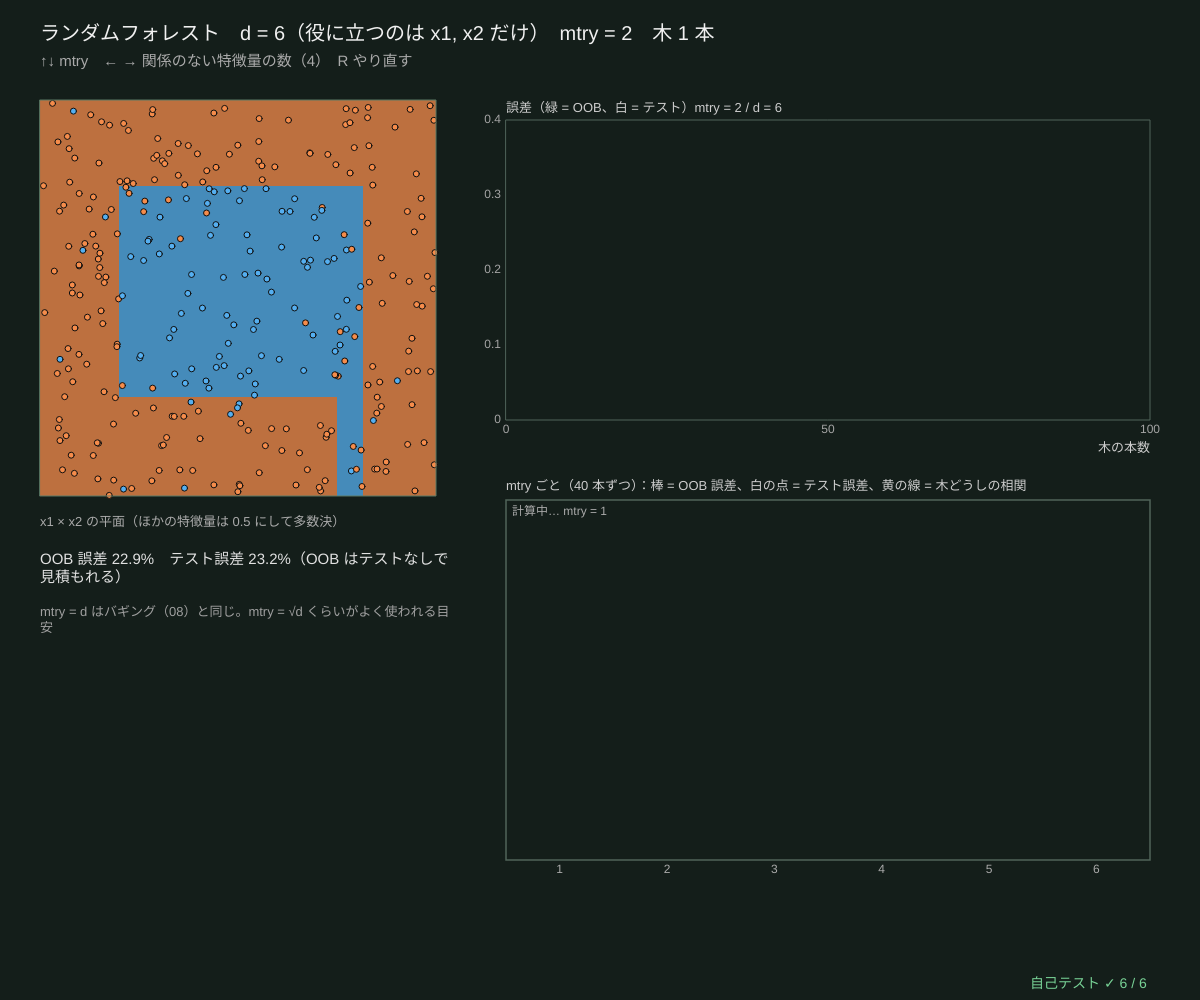
Frame 1 (no input)
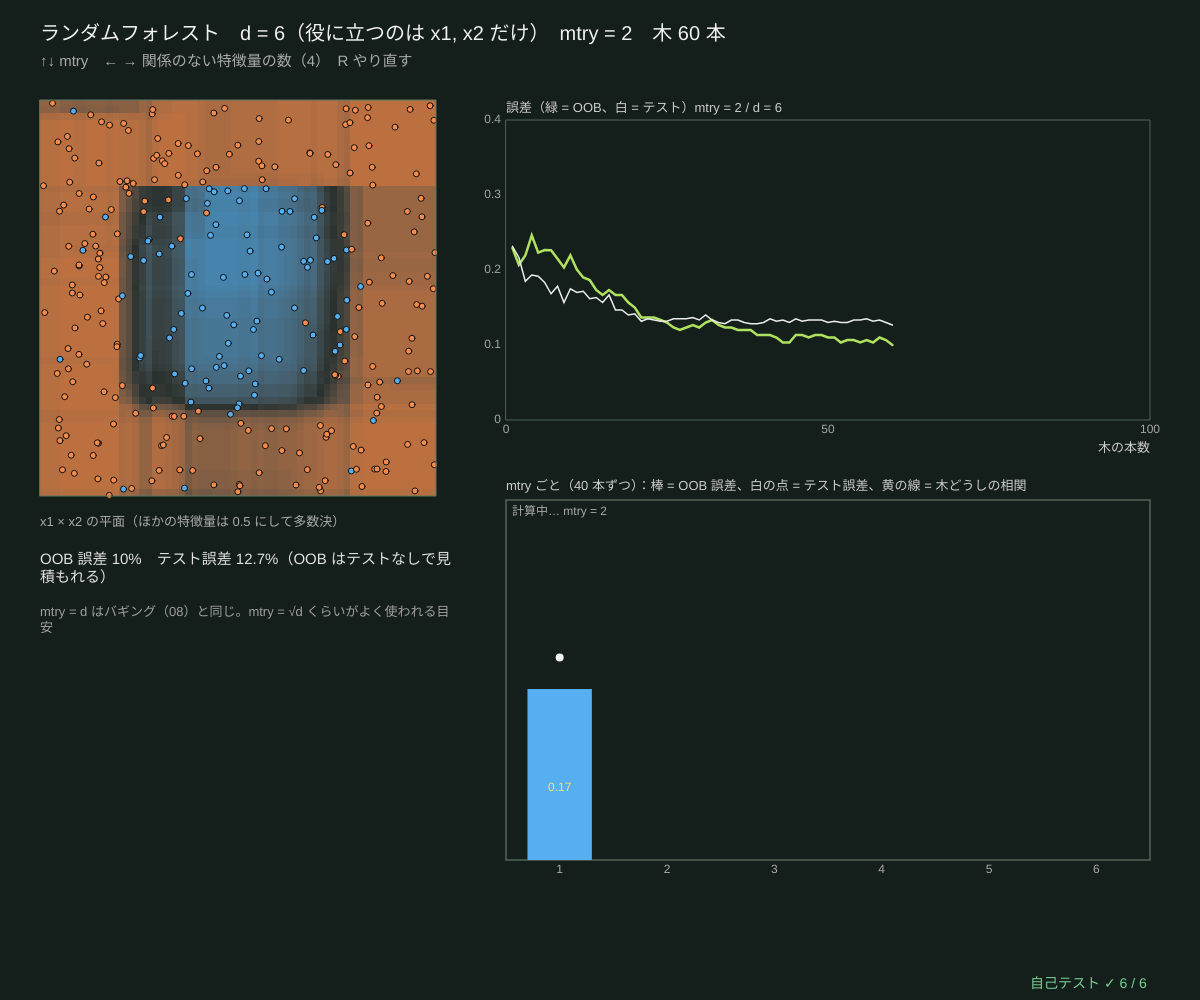
Frame 60 (no input)
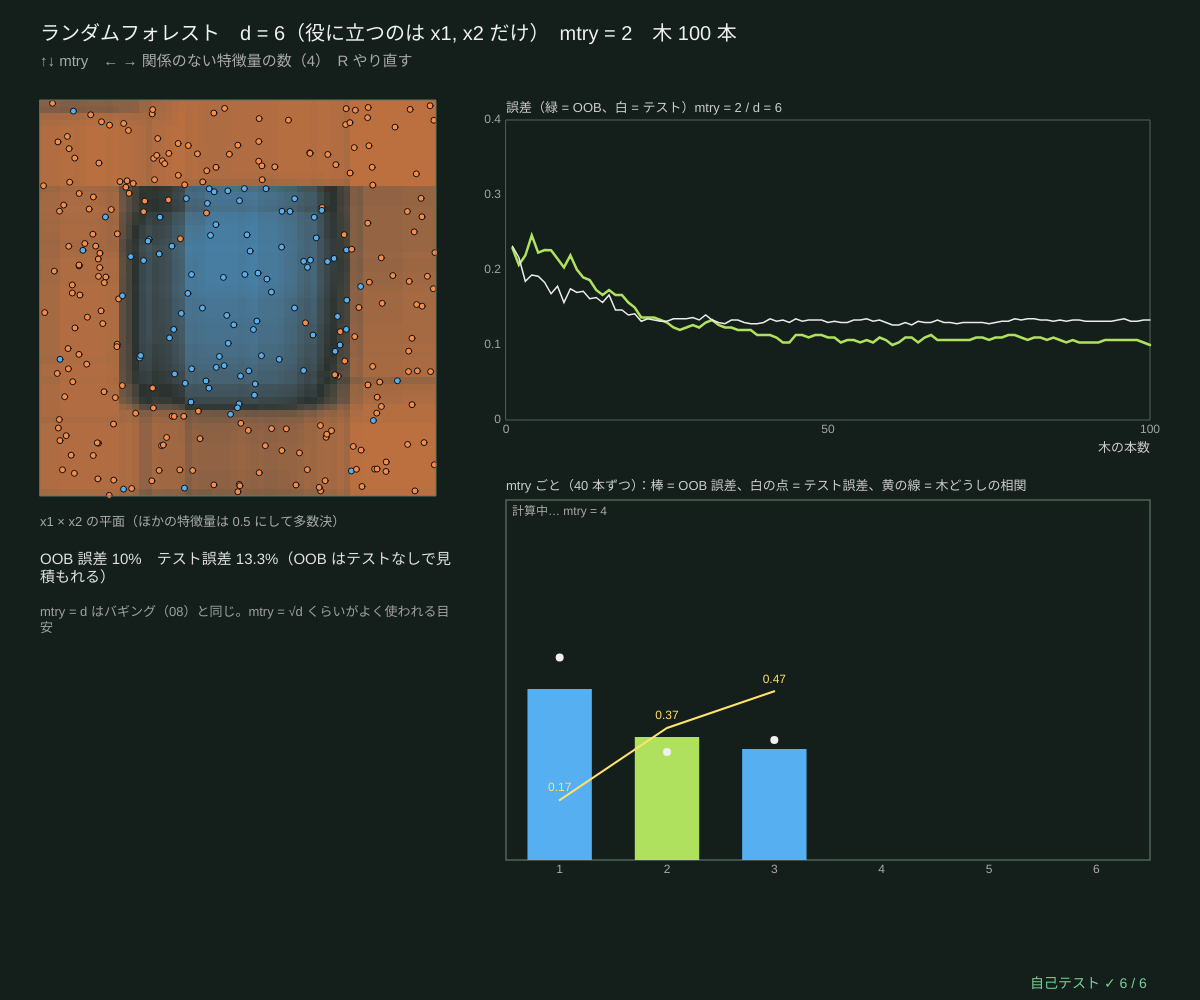
Frame 120 (the mouse pressed at the canvas centre since frame 60)

The p5.js sketch that drew these frames (run headless with seeded random() and noise() and a simulated clock; from frame 60 on, the mouse is pressed at the canvas centre):

// p5.js sketch
// ── sketch.js
// ============================================
// 09 ランダムフォレスト ─ バギング（08）＋「分割ごとに、ランダムに選んだ mtry 個の特徴量だけを見る」
// データは d 次元：x1, x2 だけが役に立つ（円の内側かどうか）、残りは関係のない「ただの乱数」の特徴量
//   mtry を小さくすると木どうしが似なくなる（相関が下がる）→ 多数決がよく効く。でも小さすぎると役に立たない特徴量ばかりで切る
//   OOB（袋の外）誤差：その点を学習に使わなかった木だけの多数決で当てる → テストデータなしで誤差がわかる
//   右下の棒は mtry = 1〜d のフォレスト（40 本ずつ）を、裏で少しずつ育てて比べたもの
// ↑↓ mtry / ← → 関係のない特徴量の数 / R やり直す
// ============================================

let nNoise = 4, mtry = 2, nTrain = 300, nTest = 600, flipP = 0.08, seedD = 3;   // ★ nNoise = 関係のない特徴量の数
const N_TREES = 100, N_SWEEP = 40;    // ★ メインの木の本数、比べる用の木の本数
let dim, trainD, testD, forest, oobHist = [], testHist = [], testVotes, sweep, regionImg, cellVotes, plotBox;
const CELLS = 60;

function setup() { createCanvas(windowWidth, windowHeight); textWrap(CHAR); pixelDensity(1); regionImg = createImage(CELLS, CELLS); selfTest(); restart(); }
function makeHD(n, d, seed) {          // x1, x2 で円、残りは関係ない乱数
  seedRng(seed); let X = [], y = [];
  for (let i = 0; i < n; i++) { let x = []; for (let f = 0; f < d; f++) x.push(rnd()); let c = trueLabel(2, x[0], x[1]); if (rnd() < flipP) c = 1 - c; X.push(x); y.push(c); }
  return { X, y };
}
function restart() {
  dim = 2 + nNoise; mtry = Math.min(mtry, dim);
  trainD = makeHD(nTrain, dim, seedD); testD = makeHD(nTest, dim, seedD + 50);
  seedRng(seedD * 13); forest = makeForest(trainD.X, trainD.y, { mtry, nClass: 2 });
  oobHist = []; testHist = []; testVotes = testD.X.map(() => [0, 0]); cellVotes = new Uint16Array(CELLS * CELLS);
  sweep = { m: 1, F: null, res: [] };
  paintImage(regionImg, () => BG_COL);
}
// ★ 1 フレームに少しずつ：メインの木を 1 本、比べる用の木を 1 本
function work() {
  if (forest.trees.length < N_TREES) {
    let t = forestAdd(forest);
    testD.X.forEach((x, i) => testVotes[i][treePredict(t, x)]++);
    oobHist.push(oobError(forest)); testHist.push(testVotes.filter((v, i) => argMaxArr(v) !== testD.y[i]).length / nTest);
    for (let j = 0; j < CELLS; j++) for (let i = 0; i < CELLS; i++) { let x = new Array(dim).fill(0.5); x[0] = (i + 0.5) / CELLS; x[1] = 1 - (j + 0.5) / CELLS; cellVotes[i + CELLS * j] += treePredict(t, x); }
    let m = forest.trees.length;
    paintImage(regionImg, (u, v) => { let b = cellVotes[Math.min(CELLS - 1, Math.floor(u * CELLS)) + CELLS * Math.min(CELLS - 1, Math.floor((1 - v) * CELLS))] / m; return mixCol([1 - b, b], 0.15 + 0.6 * Math.abs(2 * b - 1)); });
  }
  if (sweep.m <= dim) {
    if (!sweep.F) { seedRng(seedD * 31 + sweep.m); sweep.F = makeForest(trainD.X, trainD.y, { mtry: sweep.m, nClass: 2 }); }
    forestAdd(sweep.F);
    if (sweep.F.trees.length >= N_SWEEP) {
      let F = sweep.F;
      sweep.res.push({ m: sweep.m, oob: oobError(F), test: 1 - accuracyOf((x) => forestPredict(F, x), testD.X, testD.y), corr: treeCorr(F.trees, testD.X.slice(0, 150)) });
      sweep.m++; sweep.F = null;
    }
  }
}
// 木どうしの相関：テストの点での 0/1 の答えの相関係数を、全部の組で平均
function treeCorr(trees, Xs) {
  let P = trees.map((t) => Xs.map((x) => treePredict(t, x))), s = 0, c = 0;
  for (let a = 0; a < P.length; a++) for (let b = a + 1; b < P.length; b++) {
    let pa = P[a], pb = P[b], n = pa.length, ma = sumArr(pa) / n, mb = sumArr(pb) / n, sab = 0, saa = 0, sbb = 0;
    for (let i = 0; i < n; i++) { sab += (pa[i] - ma) * (pb[i] - mb); saa += (pa[i] - ma) ** 2; sbb += (pb[i] - mb) ** 2; }
    s += saa > 0 && sbb > 0 ? sab / Math.sqrt(saa * sbb) : 1; c++;
  }
  return c ? s / c : 1;
}

function draw() {
  background(...BG_COL);
  work();
  let side = Math.min(height - 300, width * 0.33);
  plotBox = { x: 40, y: 100, w: side, h: side };
  noSmooth(); image(regionImg, plotBox.x, plotBox.y, side, side); smooth();
  stroke(15); strokeWeight(1);
  trainD.X.forEach((x, i) => { let p = toPx(plotBox, x[0], x[1]); fill(...CLS_COL[trainD.y[i]]); circle(p[0], p[1], 6); });
  noFill(); stroke(90, 120, 100); rect(plotBox.x, plotBox.y, side, side);
  noStroke(); fill(170); textSize(13); textAlign(LEFT, BASELINE);
  text('x1 × x2 の平面（ほかの特徴量は 0.5 にして多数決）', plotBox.x, plotBox.y + side + 20, side);
  // ---- OOB とテストの誤差（木の本数）
  let gx = plotBox.x + side + 70, g = { x: gx, y: 120, w: width - gx - 50, h: height * 0.3, x0: 0, x1: N_TREES, y0: 0, y1: 0.4 };
  plotAxes(g, '木の本数', '誤差（緑 = OOB、白 = テスト）mtry = ' + mtry + ' / d = ' + dim, [0, 50, 100], [0, 0.1, 0.2, 0.3, 0.4]);
  stroke(175, 225, 95); strokeWeight(2.5); polyline(oobHist.map((e, k) => [gX(g, k + 1), gY(g, e)]));
  stroke(235); strokeWeight(1.5); polyline(testHist.map((e, k) => [gX(g, k + 1), gY(g, e)]));
  // ---- mtry ごとの比較（棒）
  let g2 = { x: gx, y: g.y + g.h + 80, w: g.w, h: height - g.y - g.h - 220 }, bw = g2.w / dim;
  noStroke(); fill(205); textSize(13); text('mtry ごと（' + N_SWEEP + ' 本ずつ）：棒 = OOB 誤差、白の点 = テスト誤差、黄の線 = 木どうしの相関', g2.x, g2.y - 10);
  stroke(80, 100, 90); noFill(); rect(g2.x, g2.y, g2.w, g2.h);
  for (let r of sweep.res) {
    let x = g2.x + (r.m - 1) * bw, hh = (r.oob / 0.4) * g2.h;
    noStroke(); fill(r.m === mtry ? color(175, 225, 95) : color(85, 175, 240)); rect(x + bw * 0.2, g2.y + g2.h - Math.min(g2.h, hh), bw * 0.6, Math.min(g2.h, hh));
    fill(240); circle(x + bw / 2, g2.y + g2.h - Math.min(g2.h, (r.test / 0.4) * g2.h), 8);
  }
  stroke(255, 225, 110); strokeWeight(2); polyline(sweep.res.map((r) => [g2.x + (r.m - 0.5) * bw, g2.y + g2.h - clampv(r.corr, 0, 1) * g2.h]));
  noStroke(); fill(255, 225, 110); textSize(12); textAlign(CENTER, TOP);
  for (let r of sweep.res) text(fmtNum(r.corr, 2), g2.x + (r.m - 0.5) * bw, g2.y + g2.h - clampv(r.corr, 0, 1) * g2.h - 18);
  fill(170); for (let m = 1; m <= dim; m++) text(m, g2.x + (m - 0.5) * bw, g2.y + g2.h + 4);
  if (sweep.m <= dim) { textAlign(LEFT, TOP); text('計算中… mtry = ' + sweep.m, g2.x + 6, g2.y + 6); }
  // ---- 文字
  textAlign(LEFT, BASELINE); noStroke(); fill(240); textSize(20);
  let n = forest.trees.length;
  text('ランダムフォレスト　d = ' + dim + '（役に立つのは x1, x2 だけ）　mtry = ' + mtry + '　木 ' + n + ' 本', 40, 40);
  fill(170); textSize(15); text('↑↓ mtry　← → 関係のない特徴量の数（' + nNoise + '）　R やり直す', 40, 66);
  if (n > 0) { fill(225); textSize(15); text('OOB 誤差 ' + fmtNum(oobHist[n - 1] * 100, 1) + '%　テスト誤差 ' + fmtNum(testHist[n - 1] * 100, 1) + '%（OOB はテストなしで見積もれる）', 40, plotBox.y + side + 56, side + 20); }
  fill(160); textSize(13);
  text('mtry = d はバギング（08）と同じ。mtry = √d くらいがよく使われる目安', 40, plotBox.y + side + 110, side + 20);
  drawSelfTest(width - 170, height - 12);
}
function keyPressed() {
  if (key === UP_ARROW) { mtry = Math.min(dim, mtry + 1); restart(); }
  if (key === DOWN_ARROW) { mtry = Math.max(1, mtry - 1); restart(); }
  if (key === RIGHT_ARROW) { nNoise = Math.min(10, nNoise + 1); restart(); }
  if (key === LEFT_ARROW) { nNoise = Math.max(0, nNoise - 1); restart(); }
  if (key === 'r' || key === 'R') { seedD++; restart(); }
  return false;
}

// ---- 自己テスト
function selfTest() {
  selfTestResults = [];
  let tr = makeHD(300, 6, 3), te = makeHD(600, 6, 53);
  seedRng(9); let F = makeForest(tr.X, tr.y, { mtry: 2, nClass: 2 });
  for (let k = 0; k < 60; k++) forestAdd(F);
  let oob = oobError(F), tst = 1 - accuracyOf((x) => forestPredict(F, x), te.X, te.y);
  check('OOB 誤差 ' + fmtNum(oob, 3) + ' ≈ テスト誤差 ' + fmtNum(tst, 3) + '（±0.05、60 本、mtry = 2）', Math.abs(oob - tst) <= 0.05);
  let votes = sumArr(F.oob.map(sumArr)), outs = sumArr(F.trees.map((t) => tr.X.length - t.inb.reduce((a, b) => a + b, 0)));
  check('OOB の票の合計 = 各木の「袋の外」の点の数の合計', votes === outs);
  let small = makeHD(150, 6, 7);
  seedRng(4); let A = makeForest(small.X, small.y, { mtry: 6, nClass: 2 }); for (let k = 0; k < 5; k++) forestAdd(A);
  seedRng(4); let B = makeForest(small.X, small.y, { nClass: 2 }); for (let k = 0; k < 5; k++) forestAdd(B);
  check('mtry = d のフォレスト = バギング（同じ乱数なら同じ木、予測が全部一致）', te.X.slice(0, 200).every((x) => forestPredict(A, x) === forestPredict(B, x)));
  seedRng(5); let C1 = makeForest(small.X, small.y, { mtry: 1, nClass: 2 }); for (let k = 0; k < 15; k++) forestAdd(C1);
  seedRng(5); let C6 = makeForest(small.X, small.y, { mtry: 6, nClass: 2 }); for (let k = 0; k < 15; k++) forestAdd(C6);
  let r1 = treeCorr(C1.trees, te.X.slice(0, 120)), r6 = treeCorr(C6.trees, te.X.slice(0, 120));
  check('木どうしの相関：mtry = 1 の ' + fmtNum(r1, 2) + ' < mtry = d の ' + fmtNum(r6, 2), r1 < r6);
  check('mtry = 1 では根で使う特徴量がばらける（3 種類以上）、mtry = d では x1 か x2 だけ', new Set(C1.trees.map((t) => t.feat)).size >= 3 && C6.trees.every((t) => t.feat <= 1));
  check('OOB 誤差は 0〜1 で NaN なし', oob >= 0 && oob <= 1 && noNaN(F.oob.flat()));
  reportSelfTest();
}

// ---------- やってみよう ----------
// 1. 緑（OOB）と白（テスト）の線は近い？ 木が増えるとどうなる？
// 2. ↑↓ で mtry を 1 から d まで変える。右下の棒で、いちばん誤差が小さい mtry は？
// 3. 黄の線（木どうしの相関）は mtry とどんな関係？ 相関が低いと多数決が効くのはなぜ？
// 4. → で関係のない特徴量を 10 個に。mtry = 1 はどうなる？（役に立たない特徴量ばかり引く）
// 5. 12 では、フォレストから「どの特徴量が大事だったか」を読み取る

// ==================================================
// ここから下は「決定木の道具」（中身は読まなくても OK。消さないでね）
// ==================================================
// ---- 小さな道具：はさむ・合計・いちばん大きい番号
function clampv(v, a, b) { return v < a ? a : v > b ? b : v; }
function sumArr(a) { let s = 0; for (let v of a) s += v; return s; }
function argMaxArr(a) { let b = 0; for (let i = 1; i < a.length; i++) if (a[i] > a[b]) b = i; return b; }   // 同点なら小さい番号
// ---- 種つきの乱数（同じ種なら毎回同じ列）
let rngState = 1;
function seedRng(s) { rngState = (s >>> 0) || 1; }
function rnd() {                       // 0〜1 の一様乱数（mulberry32）
  rngState = (rngState + 0x6d2b79f5) >>> 0;
  let t = rngState;
  t = Math.imul(t ^ (t >>> 15), t | 1);
  t ^= t + Math.imul(t ^ (t >>> 7), t | 61);
  return ((t ^ (t >>> 14)) >>> 0) / 4294967296;
}
function rndInt(a, b) { return a + Math.floor(rnd() * (b - a + 1)); }
function rndGauss() { let u = Math.max(1e-12, rnd()), v = rnd(); return Math.sqrt(-2 * Math.log(u)) * Math.cos(2 * Math.PI * v); }
function shuffleArr(a) { for (let i = a.length - 1; i > 0; i--) { let j = Math.floor(rnd() * (i + 1)); [a[i], a[j]] = [a[j], a[i]]; } return a; }
// ---- 不純度：counts = 各クラスの個数（重みつきでもよい）
function entropyP(p) { return p <= 0 || p >= 1 ? 0 : -p * Math.log2(p) - (1 - p) * Math.log2(1 - p); }   // 2 クラスのエントロピー（ビット）
function entropyOf(counts) {
  let n = sumArr(counts), h = 0; if (n <= 0) return 0;
  for (let c of counts) if (c > 0) { let q = c / n; h -= q * Math.log2(q); }
  return Math.max(0, h);
}
function giniOf(counts) { let n = sumArr(counts), s = 1; if (n <= 0) return 0; for (let c of counts) s -= (c / n) * (c / n); return Math.max(0, s); }
function errOf(counts) { let n = sumArr(counts); return n <= 0 ? 0 : Math.max(0, 1 - Math.max(...counts) / n); }   // 誤分類率
function impurityOf(counts, crit) { return crit === 'entropy' ? entropyOf(counts) : crit === 'error' ? errOf(counts) : giniOf(counts); }
// 分けたときの「不純度の減り」= 親 − (左の割合·左 + 右の割合·右)。crit = 'entropy' なら情報利得
function gainOf(parent, left, right, crit) {
  let n = sumArr(parent), nl = sumArr(left), nr = sumArr(right); if (n <= 0) return 0;
  return impurityOf(parent, crit) - (nl / n) * impurityOf(left, crit) - (nr / n) * impurityOf(right, crit);
}
// ---- CART（分類）：全部の特徴量 × 全部のしきい値（並べた値の中点）を調べて、不純度がいちばん減る分割を選ぶ
// o = { maxDepth, minLeaf, crit: 'gini' | 'entropy' | 'error', mtry（分割ごとに見る特徴量の数）, w（点の重み）, idx（使う点の番号）, nClass }
// ノード = { leaf, feat, thr, left, right, counts, n, imp, pred, dec（重みつきの不純度の減り）, depth, id }
let nodeCounter = 0;
function growTree(X, y, o) {
  o = o || {};
  let ctx = {
    X, y, K: o.nClass || Math.max(1, ...y.map((v) => v + 1)), d: X.length ? X[0].length : 0,
    w: o.w || null, crit: o.crit || 'gini', maxDepth: o.maxDepth === undefined ? 40 : o.maxDepth,
    minLeaf: Math.max(1, o.minLeaf || 1), mtry: o.mtry || 0,
  };
  return growNode(ctx, o.idx ? o.idx.slice() : X.map((_, i) => i), 0);
}
function growNode(ctx, idx, depth) {
  let { X, y, K, w, crit } = ctx, counts = new Array(K).fill(0);
  for (let i of idx) counts[y[i]] += w ? w[i] : 1;
  let node = { leaf: true, counts, n: idx.length, imp: impurityOf(counts, crit), pred: argMaxArr(counts), depth, id: nodeCounter++, dec: 0 };
  let kinds = counts.filter((c) => c > 0).length;
  if (depth >= ctx.maxDepth || idx.length < 2 * ctx.minLeaf || kinds <= 1) return node;
  let best = bestSplit(ctx, idx, counts);
  if (!best) return node;
  let L = [], R = [];
  for (let i of idx) (X[i][best.feat] <= best.thr ? L : R).push(i);
  node.leaf = false; node.feat = best.feat; node.thr = best.thr; node.dec = best.dec;
  node.left = growNode(ctx, L, depth + 1); node.right = growNode(ctx, R, depth + 1);
  return node;
}
// ★ いちばんよい分割：特徴量ごとに点を並べ、左から 1 つずつ動かしながら左右の個数を更新する
function bestSplit(ctx, idx, counts) {
  let feats = Array.from({ length: ctx.d }, (_, f) => f);
  if (ctx.mtry > 0 && ctx.mtry < ctx.d) shuffleArr(feats);     // ランダムフォレスト：前の mtry 個だけを見る
  let first = ctx.mtry > 0 ? Math.min(ctx.mtry, ctx.d) : ctx.d;
  let best = splitOver(ctx, idx, counts, feats.slice(0, first));
  if (!best && first < ctx.d) best = splitOver(ctx, idx, counts, feats.slice(first));   // 切れる特徴量が 1 つもないときだけ残りを見る
  return best;
}
function splitOver(ctx, idx, counts, feats) {
  let { X, y, K, w, crit, minLeaf } = ctx, W = sumArr(counts), pImp = impurityOf(counts, crit), best = null;
  let lc = new Array(K), rc = new Array(K);
  for (let f of feats) {
    let ord = idx.slice().sort((a, b) => X[a][f] - X[b][f]), lw = 0;
    lc.fill(0);
    for (let k = 0; k < ord.length - 1; k++) {
      let i = ord[k], wi = w ? w[i] : 1;
      lc[y[i]] += wi; lw += wi;
      let v0 = X[i][f], v1 = X[ord[k + 1]][f];
      if (!(v1 > v0) || k + 1 < minLeaf || ord.length - k - 1 < minLeaf) continue;   // 同じ値の間では切れない
      for (let j = 0; j < K; j++) rc[j] = counts[j] - lc[j];
      let dec = W * pImp - lw * impurityOf(lc, crit) - (W - lw) * impurityOf(rc, crit);
      if (!best || dec > best.dec + 1e-12) best = { feat: f, thr: (v0 + v1) / 2, dec };
    }
  }
  return best;
}
// 根から葉までたどる。dLim = 見せる深さ、aLim = 剪定の α（alphaCut ≤ α のノードは葉として扱う）
function leafOf(node, x, dLim, aLim) {
  let dl = dLim === undefined ? Infinity : dLim, al = aLim === undefined ? -Infinity : aLim;
  while (!node.leaf && node.depth < dl && !(al >= node.alphaCut)) node = x[node.feat] <= node.thr ? node.left : node.right;
  return node;
}
function treePredict(root, x, dLim, aLim) { return leafOf(root, x, dLim, aLim).pred; }
function isCut(t, dLim, aLim) { return t.leaf || t.depth >= (dLim === undefined ? Infinity : dLim) || (aLim !== undefined && aLim >= t.alphaCut); }
function treeNodes(root, dLim, aLim) {   // 見えているノードを全部（行きがけ順）
  let out = [], st = [root];
  while (st.length) { let t = st.pop(); out.push(t); if (!isCut(t, dLim, aLim)) st.push(t.right, t.left); }
  return out;
}
function countLeaves(root, dLim, aLim) { return treeNodes(root, dLim, aLim).filter((t) => isCut(t, dLim, aLim)).length; }
function treeDepth(root, dLim, aLim) { return Math.max(...treeNodes(root, dLim, aLim).map((t) => t.depth)); }
function accuracyOf(fn, X, y, idx) {     // fn(x) → クラス。idx を渡すとその点だけ
  let ids = idx || X.map((_, i) => i), ok = 0;
  for (let i of ids) if (fn(X[i]) === y[i]) ok++;
  return ids.length ? ok / ids.length : 0;
}
// ---- バギング / ランダムフォレスト：ブートストラップ（n 個を重複ありで引く）で木を 1 本ずつ育てる
// 袋の外（OOB）の点 = その木の学習に使われなかった点 → その木の票を「テストの票」として集める
function bootstrapIdx(n) { let idx = [], inb = new Uint8Array(n); for (let k = 0; k < n; k++) { let j = Math.floor(rnd() * n); idx.push(j); inb[j] = 1; } return { idx, inb }; }
function makeForest(X, y, o) { let K = (o && o.nClass) || Math.max(...y) + 1; return { X, y, o: Object.assign({ nClass: K }, o), K, trees: [], oob: X.map(() => new Array(K).fill(0)) }; }
function forestAdd(F) {
  let b = bootstrapIdx(F.X.length), t = growTree(F.X, F.y, Object.assign({}, F.o, { idx: b.idx }));
  t.inb = b.inb; F.trees.push(t);
  for (let i = 0; i < F.X.length; i++) if (!b.inb[i]) F.oob[i][treePredict(t, F.X[i])]++;
  return t;
}
function forestVote(F, x, m) { let v = new Array(F.K).fill(0), M = Math.min(m === undefined ? F.trees.length : m, F.trees.length); for (let k = 0; k < M; k++) v[treePredict(F.trees[k], x)]++; return v; }
function forestPredict(F, x, m) { return argMaxArr(forestVote(F, x, m)); }
function oobError(F) { let n = 0, bad = 0; F.oob.forEach((v, i) => { if (sumArr(v) > 0) { n++; if (argMaxArr(v) !== F.y[i]) bad++; } }); return n ? bad / n : 0; }
// ---- 合成データ（[0, 1]² の 2 次元、種つき）。kind = 0 かたまり / 1 斜め / 2 円 / 3 XOR / 4 箱 / 5 しま
const SHAPES = ['かたまり', '斜め', '円', 'XOR', '箱', 'しま'];
function trueLabel(kind, u, v) {
  if (kind === 0) return (u - 0.32) ** 2 + (v - 0.36) ** 2 < (u - 0.68) ** 2 + (v - 0.64) ** 2 + 0.03 * Math.sin(9 * u) ? 0 : 1;
  if (kind === 1) return u + 0.8 * v > 0.9 ? 1 : 0;
  if (kind === 2) return (u - 0.5) ** 2 + (v - 0.5) ** 2 < 0.09 ? 1 : 0;
  if (kind === 3) return (u > 0.5) !== (v > 0.5) ? 1 : 0;
  if (kind === 4) return u > 0.25 && u < 0.7 && v > 0.3 && v < 0.8 ? 1 : 0;
  return Math.sin(10 * u + 3 * v) > 0 ? 1 : 0;
}
// n 個、flip = ラベルをわざと入れかえる割合（ノイズ）
function makeData2D(kind, n, flip, seed) {
  seedRng(seed);
  let X = [], y = [];
  for (let i = 0; i < n; i++) {
    let u = 0.02 + 0.96 * rnd(), v = 0.02 + 0.96 * rnd(), c = trueLabel(kind, u, v);
    if (rnd() < flip) c = 1 - c;
    X.push([u, v]); y.push(c);
  }
  return { X, y };
}
// ---- 描く道具：クラスの色、領域の絵、木の図
const CLS_COL = [[245, 140, 75], [85, 175, 240], [175, 225, 95]];   // ★ クラス A・B・C の色
const BG_COL = [20, 30, 26];                                       // 背景（森の色）
function mixCol(probs, k) {           // クラスの割合 → 背景と混ぜた色（k = 色の濃さ）
  let c = BG_COL.slice(), s = sumArr(probs) || 1;
  probs.forEach((p, j) => { for (let q = 0; q < 3; q++) c[q] += (p / s) * (CLS_COL[j][q] - BG_COL[q]) * k; });
  return c;
}
// img の全部の画素に fn(u, v) → [r, g, b] を塗る（u は右向き、v は上向き、どちらも 0〜1）
function paintImage(img, fn) {
  img.loadPixels();
  let W = img.width, H = img.height;
  for (let py = 0; py < H; py++) for (let px = 0; px < W; px++) {
    let c = fn((px + 0.5) / W, 1 - (py + 0.5) / H), i = 4 * (px + W * py);
    img.pixels[i] = c[0]; img.pixels[i + 1] = c[1]; img.pixels[i + 2] = c[2]; img.pixels[i + 3] = 255;
  }
  img.updatePixels();
}
function toPx(bx, u, v) { return [bx.x + u * bx.w, bx.y + (1 - v) * bx.h]; }   // [0,1]² → 画面
function fromPx(bx, px, py) { return [(px - bx.x) / bx.w, 1 - (py - bx.y) / bx.h]; }
function drawPoints(bx, X, y, r, ws) {   // ws = 点の大きさの倍率（なければ 1）
  stroke(15); strokeWeight(1);
  for (let i = 0; i < X.length; i++) { let p = toPx(bx, X[i][0], X[i][1]); fill(...CLS_COL[y[i]]); circle(p[0], p[1], r * (ws ? ws[i] : 1)); }
}
function fmtNum(v, d) { if (!isFinite(v)) return '?'; let s = (+v.toFixed(d === undefined ? 2 : d)).toString(); return s === '-0' ? '0' : s; }
// ---- グラフの道具：g = { x, y, w, h, x0, x1, y0, y1 }
function gX(g, v) { return g.x + clampv((v - g.x0) / (g.x1 - g.x0), -0.02, 1.02) * g.w; }
function gY(g, v) { return g.y + g.h - clampv((v - g.y0) / (g.y1 - g.y0), -0.02, 1.02) * g.h; }
function plotAxes(g, xl, yl, xt, yt) {
  stroke(80, 100, 90); strokeWeight(1); noFill(); rect(g.x, g.y, g.w, g.h);
  noStroke(); fill(165); textSize(12); textAlign(CENTER, TOP);
  for (let v of xt) text(+v.toPrecision(3), gX(g, v), g.y + g.h + 4);
  textAlign(RIGHT, CENTER);
  for (let v of yt) text(+v.toPrecision(3), g.x - 5, gY(g, v));
  textAlign(LEFT, BASELINE); fill(205); textSize(13);
  text(xl, g.x + g.w - textWidth(xl), g.y + g.h + 32); text(yl, g.x, g.y - 8);
}
function polyline(pts) {               // 点が 2 つ以上あるときだけ折れ線を描く
  if (pts.length < 2) return;
  noFill(); beginShape(); for (let p of pts) vertex(p[0], p[1]); endShape();
}
// ---- 自己テストの道具
let selfTestResults = [];
function check(name, cond) { selfTestResults.push({ name, ok: !!cond }); }
function near(a, b, tol) { return a !== null && a !== undefined && isFinite(a) && Math.abs(a - b) <= (tol === undefined ? 1e-9 : tol); }
function noNaN(v) { return Array.isArray(v) ? v.every(noNaN) : !(typeof v === 'number' && v !== v); }
function reportSelfTest() { for (let r of selfTestResults) (r.ok ? console.log : console.error)((r.ok ? '✓ ' : '✗ ') + r.name); }
function selfTestLine() { let n = selfTestResults.filter((r) => r.ok).length; return '自己テスト ' + (n === selfTestResults.length ? '✓ ' : '✗ ') + n + ' / ' + selfTestResults.length; }
function drawSelfTest(x, y) { noStroke(); fill(selfTestResults.every((r) => r.ok) ? color(120, 210, 150) : color(255, 90, 90)); textSize(14); textAlign(LEFT, BASELINE); text(selfTestLine(), x, y); }
